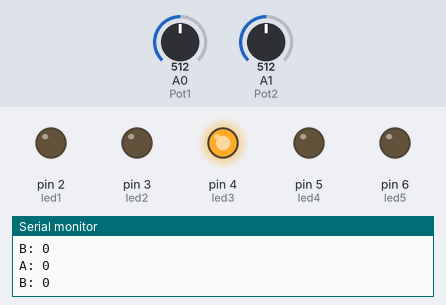
Recording of a sketch running on a simulated Arduino Uno, built with avr-gcc and run on an emulated ATmega328P. Parts: output pins drawn as LEDs (lit = HIGH), the last lines printed to the serial monitor. Inputs (shaded band) come from the test bench; at power-on: A0 (Pot1) = 512, A1 (Pot2) = 512.

Above: at 1.8 s.
1.9 s: A0 (Pot1) set to 674
3.4 s: A0 (Pot1) set to 695
At 4.6 s:
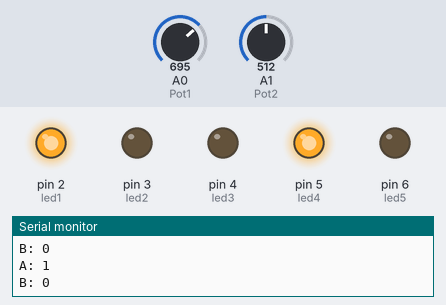
5.5 s: A1 (Pot2) set to 668
7.2 s: A1 (Pot2) set to 692
At 8.9 s:
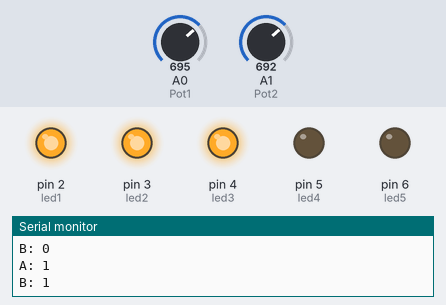
9.5 s: A0 (Pot1) set to 511
At 10.5 s:
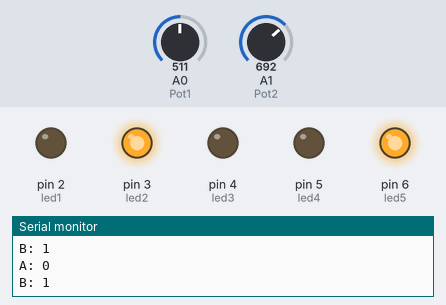
11.5 s: A1 (Pot2) set to 306
At 13.2 s:
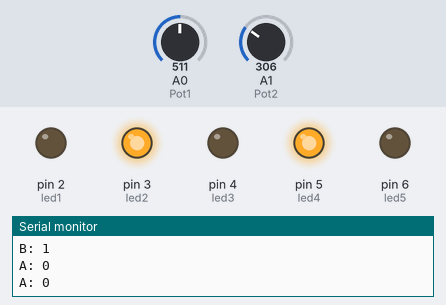
Timing chart, 0 to 14.5 s (numbered marks = the images above; inputs shaded):
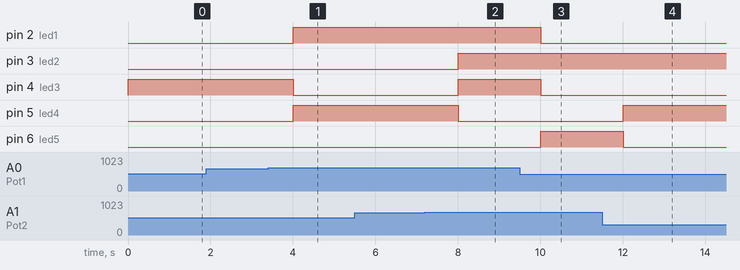

The sketch:

Programa_9_Practica5_Comparador.ino
```cpp
int led1=2, led2=3, led3=4, led4=5, led5=6;
int Pot1=A0, Pot2=A1;

void setup() {
  pinMode(led1,OUTPUT);
  pinMode(led2,OUTPUT);
  pinMode(led3,OUTPUT);
  pinMode(led4,OUTPUT);
  pinMode(led5,OUTPUT);
  Serial.begin(9600);
}

int A,B;
void loop() {
  A=analogRead(Pot1);
  B=analogRead(Pot2);

  A=map(A,0,1023,1,4);
  B=map(B,0,1023,1,4);

  if(A==3){
    Serial.println("A: 1");
    digitalWrite(led1,1);
  }else if(A==2){
    Serial.println("A: 0");
    digitalWrite(led1,0);
  }
  if(B==3){
    Serial.println("B: 1");
    digitalWrite(led2,1);
  }else if(B==2){
    Serial.println("B: 0");
    digitalWrite(led2,0);
  }

  if(A==B){
    digitalWrite(led3,1);
    digitalWrite(led4,0);
    digitalWrite(led5,0);
  }else if(A>B){
    digitalWrite(led3,0);
    digitalWrite(led4,1);
    digitalWrite(led5,0);
  }else{
    digitalWrite(led3,0);
    digitalWrite(led4,0);
    digitalWrite(led5,1);
  }
  delay(1000);
}
```

Measured:
- the behaviour switches between 681 and 682 on A0 (Pot1) (found by bisection; images 0 and 1)
- the behaviour switches between 681 and 682 on A1 (Pot2) (found by bisection; images 1 and 2)
- after the input at 3.4 s, pin 2 (led1), pin 5 (led4): LOW → HIGH after 0.60 s; pin 4 (led3): HIGH → LOW after 0.60 s
- after the input at 7.2 s, pin 3 (led2), pin 4 (led3): LOW → HIGH after 0.80 s; pin 5 (led4): HIGH → LOW after 0.80 s
- after the input at 9.5 s, pin 2 (led1), pin 4 (led3): HIGH → LOW after 0.51 s; pin 6 (led5): LOW → HIGH after 0.51 s
- after the input at 11.5 s, pin 5 (led4): LOW → HIGH after 0.51 s; pin 6 (led5): HIGH → LOW after 0.51 s
